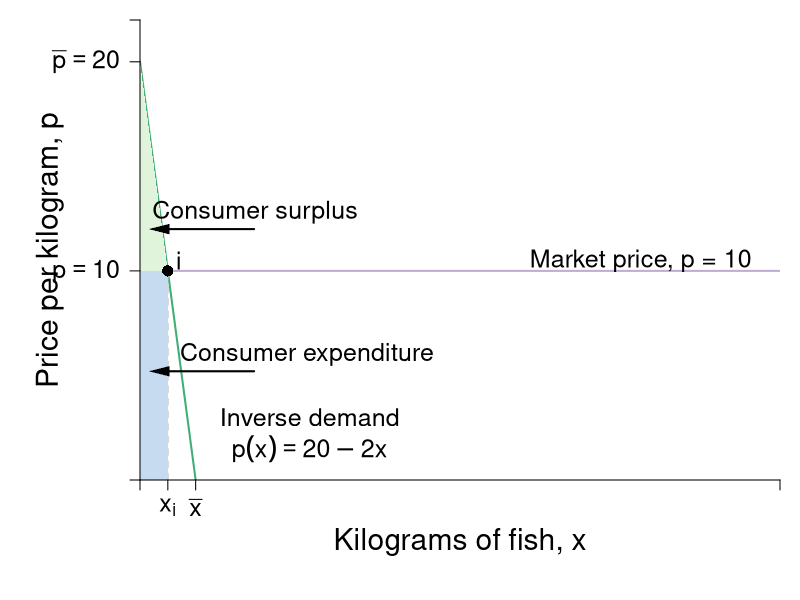

Reproduce this figure in R.
#Graph Designer: Scott Cohn
#Authors: Bowles and Halliday
#Title: Microeconomics: Competition, Conflict and Coordination

require(shape)
pdf(file = "indmarketdemand/consumersurplus_jane_market.pdf", width = 9, height = 7)

#Set parameters for graphics
pointsize <- 1.8
axislabelsize <- 1.8
labelsize <- 1.5
namesize <- 1.8
annotatesize <- 1.5
graphlinewidth <- 2
segmentlinewidth <- 1.5


COL <- c("#7fc97f", "#beaed4", "#fdc086", "#ffff99", "#386cb0", "#f0027f", "#bf5b17", "#666666")
COLA <- c("#e0f3db", "#99d8c9","#66c2a4","#41ae76", "#238b45", "#005824")
COLB <- c("#c6dbef", "#4eb3d3", "#2b8cbe", "#0868ac","#084081")

par(mar =  c(6, 7, 1, 1))

mrsA <- function(x, rmax = 20, xmax = 10) {
  rmax - (rmax/xmax)*x
}

uA <- function(x, y, rmax = 20, xmax = 10) {
  y + rmax*x - (1/2)(rmax/xmax)*x^2
}

xlims <- c(0, 115)
ylims <- c(0, 22)

npts <- 501 
x <- seq(xlims[1], xlims[2], length.out = npts)
y <- seq(ylims[1], ylims[2], length.out = npts) 
a <- c(46.08, 55, 64)
b <- c(46.08, 55, 64)

plot(0, 0, xlim = xlims, ylim = ylims, type = "n",
     xlab = expression(paste("")),
     ylab = expression(paste("")), 
     xaxt = "n", 
     yaxt = "n", 
     cex.lab = axislabelsize, 
     bty = "n",
     xaxs="i", 
     yaxs="i")

# ticksy <- seq(from = 0, to = ylims[2], by = 2)
# ylabels <- seq(from = 0, to = ylims[2], by = 2)
# ticksx <- seq(from = 0, to = xlims[2], by = 2)
# xlabels <- seq(from = 0, to = xlims[2], by = 2)
ticksy <- c(0, 10, 20, ylims[2])
ylabels <- c(NA, expression(paste(p == 10)), expression(paste(bar(p) == 20)), NA)
ticksx <- c(0, 5, 10, xlims[2])
xlabels <- c(NA, expression(paste(x[i])), expression(paste(bar(x))), NA)

npts <- 500 
xx1 <- seq(xlims[1], xlims[2], length.out = npts)

#Lines for mrs graph
lines(xx1, mrsA(xx1, rmax = 20, xmax = 10), col = COLA[4], lwd = graphlinewidth)

segments(0, 10, xlims[2], 10, lty = 1, col = COL[2] , lwd = graphlinewidth)
segments(5, 0, 5, 10, lty = 2, col = "gray" , lwd = segmentlinewidth)

#Polygon for CS
xpoly <- c(0, 5, 0)
ypoly <- c(10, 10, 20)
polygon(x = xpoly, y = ypoly, col = COLA[1], density=NULL, border = NA)

#Polygon for CE
xpoly3 <- c(0, 5, 5, 0, 0)
ypoly3 <- c(0, 0, 10, 10, 0)
polygon(x = xpoly3, y = ypoly3, col = COLB[1], density=NULL, border = NA)

#Label axes
mtext(expression(paste("Kilograms of fish, ", x)), side=1, line = 3, cex = axislabelsize)
text(-16.2, 0.5*ylims[2], expression(paste("Price per kilogram, ", p)), xpd = TRUE, cex = axislabelsize, srt = 90) 

points(5, 10, pch = 16, col = "black", cex = 1.5)
text(7, 10 + 0.5, expression(i), cex = labelsize)

#segments(4.11765, 6.17647, 5.88, 8.88, lty = 1, col = COL[2] , lwd = graphlinewidth)
text(90, 10.5, expression("Market price, p = 10"), cex = labelsize, xpd = TRUE)
#text(7.3, 2.5, expression("Curve"))

#Label mrs function
text(30.5, 3.0, expression(paste("Inverse demand")), cex = labelsize)
text(30.5, 1.5, expression(paste(p(x) == 20 - 2*x)), cex = labelsize)
#Arrows(10, 7.5, 10, 5, col = "black", lty = 1, lwd = 2, arr.type = "triangle", arr.lwd = 0.5)

#Label highest willingness to pay
text(20.7, 12.8, expression("Consumer surplus"), cex = labelsize)
#text(3.5, 16, expression(paste(CS==frac(1, 2)*bgroup("(",20 - 10,")")*5, phantom()== 25)))
Arrows(20.5, 12, 3.5, 12, col = "black", lty = 1, lwd = 2, arr.type = "triangle", arr.lwd = 0.5)

text(30, 6, expression("Consumer expenditure"), cex = labelsize)
Arrows(20.5, 5.2, 3.5, 5.2, col = "black", lty = 1, lwd = 2, arr.type = "triangle", arr.lwd = 0.5)

axis(1, at = ticksx, pos = 0, labels = xlabels, cex.axis = labelsize)
axis(2, at = ticksy, pos = 0, labels = ylabels, las = 1, cex.axis = labelsize)


dev.off()
